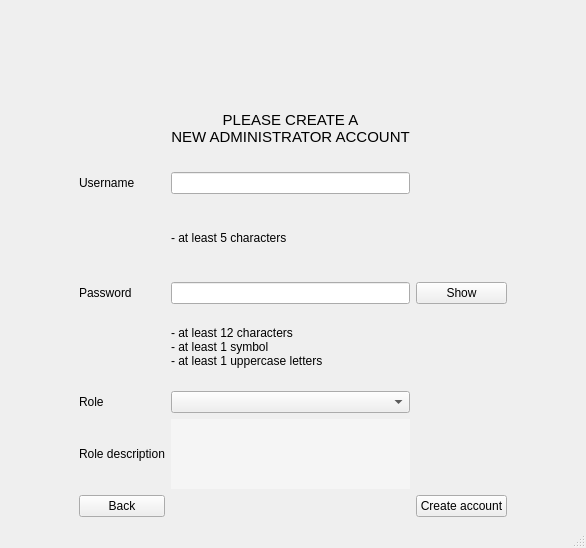
<?xml version="1.0" encoding="UTF-8"?>
<ui version="4.0">
 <class>MainWindow</class>
 <widget class="QMainWindow" name="MainWindow">
  <property name="geometry">
   <rect>
    <x>0</x>
    <y>0</y>
    <width>586</width>
    <height>548</height>
   </rect>
  </property>
  <property name="windowTitle">
   <string>Self Assesment Tool</string>
  </property>
  <widget class="QWidget" name="centralwidget">
   <layout class="QVBoxLayout" name="verticalLayout">
    <item>
     <layout class="QGridLayout" name="gridLayout">
      <item row="4" column="2">
       <widget class="QLabel" name="label_5">
        <property name="text">
         <string>&lt;html&gt;&lt;head/&gt;&lt;body&gt;&lt;p&gt;- at least 5 characters&lt;/p&gt;&lt;/body&gt;&lt;/html&gt;</string>
        </property>
       </widget>
      </item>
      <item row="5" column="1">
       <widget class="QLabel" name="label_3">
        <property name="text">
         <string>Password</string>
        </property>
       </widget>
      </item>
      <item row="5" column="4">
       <spacer name="horizontalSpacer_2">
        <property name="orientation">
         <enum>Qt::Horizontal</enum>
        </property>
        <property name="sizeType">
         <enum>QSizePolicy::Fixed</enum>
        </property>
        <property name="sizeHint" stdset="0">
         <size>
          <width>70</width>
          <height>20</height>
         </size>
        </property>
       </spacer>
      </item>
      <item row="2" column="2">
       <widget class="QLabel" name="label_6">
        <property name="font">
         <font>
          <pointsize>11</pointsize>
         </font>
        </property>
        <property name="text">
         <string>&lt;html&gt;&lt;head/&gt;&lt;body&gt;&lt;p align=&quot;center&quot;&gt;PLEASE CREATE A&lt;br/&gt;NEW ADMINISTRATOR ACCOUNT&lt;/p&gt;&lt;/body&gt;&lt;/html&gt;</string>
        </property>
       </widget>
      </item>
      <item row="3" column="2">
       <widget class="QLineEdit" name="usernameEdit"/>
      </item>
      <item row="3" column="1">
       <widget class="QLabel" name="label_2">
        <property name="sizePolicy">
         <sizepolicy hsizetype="Preferred" vsizetype="Preferred">
          <horstretch>0</horstretch>
          <verstretch>0</verstretch>
         </sizepolicy>
        </property>
        <property name="text">
         <string>Username</string>
        </property>
       </widget>
      </item>
      <item row="6" column="2">
       <widget class="QLabel" name="label_7">
        <property name="text">
         <string>&lt;html&gt;&lt;head/&gt;&lt;body&gt;&lt;p&gt;- at least 12 characters&lt;br/&gt;- at least 1 symbol&lt;br/&gt;- at least 1 uppercase letters&lt;/p&gt;&lt;/body&gt;&lt;/html&gt;</string>
        </property>
        <property name="textFormat">
         <enum>Qt::AutoText</enum>
        </property>
       </widget>
      </item>
      <item row="10" column="2">
       <widget class="QTextBrowser" name="roleDescription">
        <property name="maximumSize">
         <size>
          <width>16777215</width>
          <height>70</height>
         </size>
        </property>
        <property name="styleSheet">
         <string notr="true">background-color: rgba(255, 255, 255, 100);
border: none;</string>
        </property>
        <property name="frameShape">
         <enum>QFrame::NoFrame</enum>
        </property>
       </widget>
      </item>
      <item row="11" column="3">
       <widget class="QPushButton" name="createAccountButton">
        <property name="text">
         <string>Create account</string>
        </property>
       </widget>
      </item>
      <item row="9" column="1">
       <widget class="QLabel" name="label">
        <property name="text">
         <string>Role</string>
        </property>
       </widget>
      </item>
      <item row="11" column="1">
       <widget class="QPushButton" name="backButton">
        <property name="text">
         <string>Back</string>
        </property>
       </widget>
      </item>
      <item row="1" column="2">
       <layout class="QHBoxLayout" name="horizontalLayout">
        <item>
         <spacer name="horizontalSpacer_3">
          <property name="orientation">
           <enum>Qt::Horizontal</enum>
          </property>
          <property name="sizeHint" stdset="0">
           <size>
            <width>40</width>
            <height>20</height>
           </size>
          </property>
         </spacer>
        </item>
        <item>
         <widget class="QLabel" name="label_8">
          <property name="maximumSize">
           <size>
            <width>180</width>
            <height>180</height>
           </size>
          </property>
          <property name="text">
           <string/>
          </property>
          <property name="pixmap">
           <pixmap>../../resources/logos/logo_transparent.png</pixmap>
          </property>
          <property name="scaledContents">
           <bool>true</bool>
          </property>
          <property name="margin">
           <number>0</number>
          </property>
         </widget>
        </item>
        <item>
         <spacer name="horizontalSpacer_4">
          <property name="orientation">
           <enum>Qt::Horizontal</enum>
          </property>
          <property name="sizeHint" stdset="0">
           <size>
            <width>40</width>
            <height>20</height>
           </size>
          </property>
         </spacer>
        </item>
       </layout>
      </item>
      <item row="9" column="2">
       <widget class="QComboBox" name="roleList"/>
      </item>
      <item row="10" column="1">
       <widget class="QLabel" name="label_4">
        <property name="text">
         <string>Role description</string>
        </property>
       </widget>
      </item>
      <item row="5" column="3">
       <widget class="QPushButton" name="showButton">
        <property name="text">
         <string>Show</string>
        </property>
       </widget>
      </item>
      <item row="3" column="0">
       <spacer name="horizontalSpacer">
        <property name="orientation">
         <enum>Qt::Horizontal</enum>
        </property>
        <property name="sizeType">
         <enum>QSizePolicy::Fixed</enum>
        </property>
        <property name="sizeHint" stdset="0">
         <size>
          <width>70</width>
          <height>0</height>
         </size>
        </property>
       </spacer>
      </item>
      <item row="5" column="2">
       <widget class="QLineEdit" name="passwordEdit"/>
      </item>
     </layout>
    </item>
   </layout>
  </widget>
  <widget class="QMenuBar" name="menubar">
   <property name="geometry">
    <rect>
     <x>0</x>
     <y>0</y>
     <width>586</width>
     <height>22</height>
    </rect>
   </property>
  </widget>
  <widget class="QStatusBar" name="statusbar"/>
 </widget>
 <resources/>
 <connections/>
</ui>
